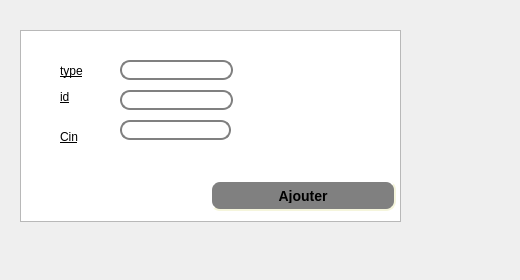
     <widget class="QWidget" name="tab_6">
      <attribute name="title">
       <string>Ajouter un conge</string>
      </attribute>
      <widget class="QTableView" name="tabemploye_4">
       <property name="geometry">
        <rect>
         <x>20</x>
         <y>30</y>
         <width>381</width>
         <height>192</height>
        </rect>
       </property>
      </widget>
      <widget class="QLineEdit" name="lineEdit_type">
       <property name="geometry">
        <rect>
         <x>120</x>
         <y>60</y>
         <width>113</width>
         <height>20</height>
        </rect>
       </property>
       <property name="styleSheet">
        <string notr="true">QLineEdit {
    border: 2px solid gray;
    border-radius: 10px;
    padding: 0 8px;
    background: white;
    selection-background-color: darkgray;
}</string>
       </property>
      </widget>
      <widget class="QLineEdit" name="lineEdit_id">
       <property name="geometry">
        <rect>
         <x>120</x>
         <y>90</y>
         <width>113</width>
         <height>20</height>
        </rect>
       </property>
       <property name="styleSheet">
        <string notr="true">QLineEdit {
    border: 2px solid gray;
    border-radius: 10px;
    padding: 0 8px;
    background: white;
    selection-background-color: darkgray;
}</string>
       </property>
      </widget>
      <widget class="QPushButton" name="ajoute_cong">
       <property name="geometry">
        <rect>
         <x>210</x>
         <y>180</y>
         <width>186</width>
         <height>31</height>
        </rect>
       </property>
       <property name="styleSheet">
        <string notr="true">QPushButton#ajoute_cong{
    background-color: grey;
    border-style: outset;
    border-width: 2px;
    border-radius: 10px;
    border-color: beige;
    font: bold 14px;
    min-width: 10em;
    padding: 6px;
}
</string>
       </property>
       <property name="text">
        <string>Ajouter</string>
       </property>
      </widget>
      <widget class="QLabel" name="label_24">
       <property name="geometry">
        <rect>
         <x>60</x>
         <y>40</y>
         <width>61</width>
         <height>16</height>
        </rect>
       </property>
       <property name="styleSheet">
        <string notr="true">font: 12pt &quot;Andalus&quot;;
text-decoration: underline;</string>
       </property>
       <property name="text">
        <string/>
       </property>
      </widget>
      <widget class="QLabel" name="label_26">
       <property name="geometry">
        <rect>
         <x>60</x>
         <y>60</y>
         <width>51</width>
         <height>21</height>
        </rect>
       </property>
       <property name="styleSheet">
        <string notr="true">font: 12pt &quot;Andalus&quot;;
text-decoration: underline;</string>
       </property>
       <property name="text">
        <string>type</string>
       </property>
      </widget>
      <widget class="QLabel" name="label_27">
       <property name="geometry">
        <rect>
         <x>60</x>
         <y>90</y>
         <width>47</width>
         <height>13</height>
        </rect>
       </property>
       <property name="styleSheet">
        <string notr="true">font: 12pt &quot;Andalus&quot;;
text-decoration: underline;</string>
       </property>
       <property name="text">
        <string>id</string>
       </property>
      </widget>
      <widget class="QLabel" name="label_12">
       <property name="geometry">
        <rect>
         <x>10</x>
         <y>10</y>
         <width>501</width>
         <height>261</height>
        </rect>
       </property>
       <property name="styleSheet">
        <string notr="true">background-image: url(:/bg.jpg);</string>
       </property>
       <property name="text">
        <string/>
       </property>
       <property name="pixmap">
        <pixmap>../60342173_2276972439287605_1529191567795945472_n.jpg</pixmap>
       </property>
      </widget>
      <widget class="QLineEdit" name="lineEdit_id_21">
       <property name="geometry">
        <rect>
         <x>120</x>
         <y>120</y>
         <width>111</width>
         <height>20</height>
        </rect>
       </property>
       <property name="styleSheet">
        <string notr="true">QLineEdit {
    border: 2px solid gray;
    border-radius: 10px;
    padding: 0 8px;
    background: white;
    selection-background-color: darkgray;
}</string>
       </property>
      </widget>
      <widget class="QLabel" name="label_36">
       <property name="geometry">
        <rect>
         <x>60</x>
         <y>130</y>
         <width>47</width>
         <height>13</height>
        </rect>
       </property>
       <property name="styleSheet">
        <string notr="true">font: 12pt &quot;Andalus&quot;;
text-decoration: underline;</string>
       </property>
       <property name="text">
        <string>Cin</string>
       </property>
      </widget>
      <zorder>label_12</zorder>
      <zorder>tabemploye_4</zorder>
      <zorder>lineEdit_type</zorder>
      <zorder>lineEdit_id</zorder>
      <zorder>ajoute_cong</zorder>
      <zorder>label_24</zorder>
      <zorder>label_26</zorder>
      <zorder>label_27</zorder>
      <zorder>lineEdit_id_21</zorder>
      <zorder>label_36</zorder>
     </widget>
